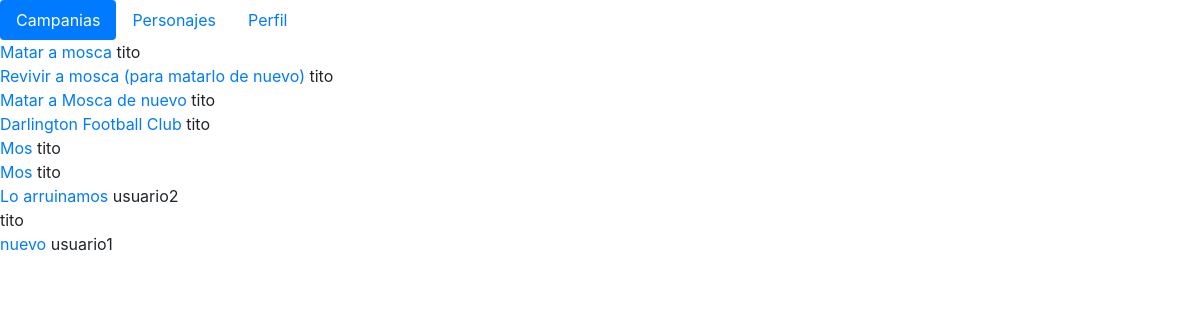
Page /list/ on the committed database.
### CampaingApp/models.py (models this page shows, shortened)
class Campaing(models.Model):
    id      = models.UUIDField(primary_key=True, default=uuid.uuid4, editable=False)
    title   = models.CharField(max_length=350, null=False, blank=False)
    master  = models.ForeignKey(User, on_delete=models.PROTECT)

### CampaingApp/views.py (the view)
# urls.py: path('list/', CampList.as_view(), name='camp_list'),
class CampList (View):
    def get(self, request):
        camp = Campaing.objects.all()
        return render(request, "CampList.html", {"camps":camp})

### CampaingApp/templates/CampList.html
{%extends "base.html"%}
{%block content%}
{% for camp in camps %}
<a href="{% url 'QuestDetail' camp.id %}">
    {{ camp.title}}
</a>
{{ camp.master}}
<br>
{% endfor %}
{%endblock%}

### rows in the picture
Campaing: title "Matar a mosca", master "tito"
Campaing: title "Revivir a mosca (para matarlo de nuevo)", master "tito"
Campaing: title "Matar a Mosca de nuevo", master "tito"
Campaing: title "Darlington Football Club", master "tito"
Campaing: title "Mos", master "tito"
Campaing: title "Mos", master "tito"
Campaing: title "Lo arruinamos", master "usuario2"
Campaing: master "tito"
Campaing: title "nuevo", master "usuario1"
